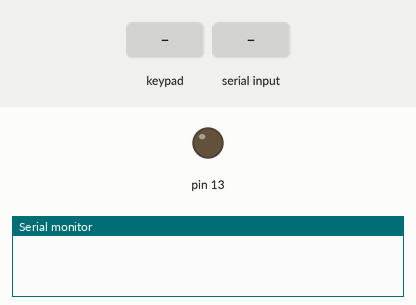
This sketch was run on a simulated Arduino Uno, built with avr-gcc and run on an emulated ATmega328P. Shown: output pins drawn as LEDs (lit = HIGH), the last lines printed to the serial monitor. The inputs (shaded band) are chosen by the test bench.

Above: at 1.2 s.
1.3 s: key '2' pressed
At 1.45 s:
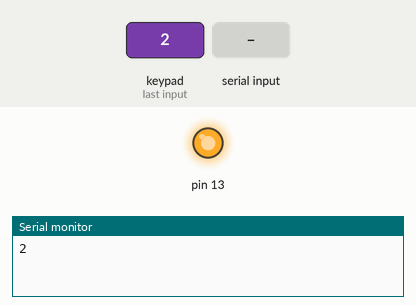
3.1 s: "2" received over Serial
Timing chart, 0 to 6.1 s (numbered marks = the images above; inputs shaded):
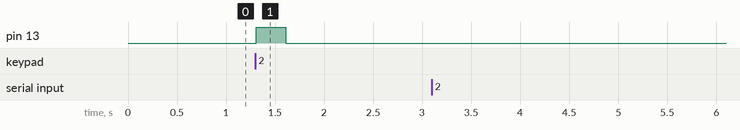

Measured:
- after the input at 1.3 s, pin 13: LOW → HIGH at once, → LOW 0.30 s later

The sketch:

keypad_v01.ino
```cpp
#include <Keypad.h>

const byte ROWS = 4;
const byte COLS = 4;
char bellek_sifre = 5;
int incomingByte = 0; // for incoming serial data

char hexaKeys[ROWS][COLS] = {
  {'1', '2', '3', 'A'},
  {'4', '5', '6', 'B'},
  {'7', '8', '9', 'C'},
  {'*', '0', '#', 'D'}
};

byte rowPins[ROWS] = {9, 8, 7, 6};
byte colPins[COLS] = {5, 4, 3, 2};

Keypad customKeypad = Keypad(makeKeymap(hexaKeys), rowPins, colPins, ROWS, COLS);

void setup(){
  Serial.begin(9600);
  pinMode(13,OUTPUT);
}

void loop(){
  digitalWrite(13,0);
  if (Serial.available() > 0) {
    incomingByte = Serial.read();
    Serial.print("I received: ");
    Serial.println(incomingByte, DEC);
  }

  char customKey = customKeypad.getKey();
  if (customKey == 50) {
    Serial.println(customKey);
    digitalWrite(13,1);
    delay(300);
  }
  else {
  digitalWrite(13,0);
  }
}
```
